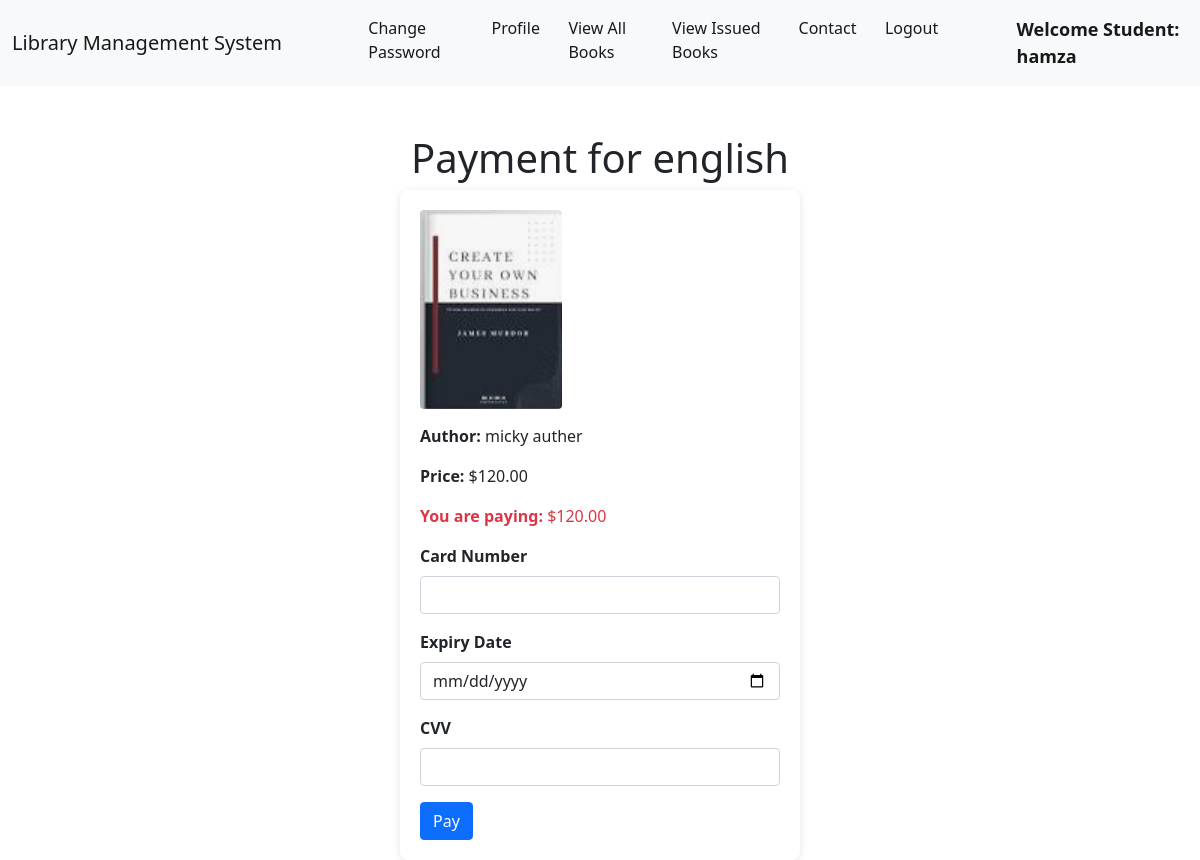
/payment/1/ (signed in), run on the app's committed database.
### library/models.py (models this page shows, shortened)
class BookRequest(models.Model):
    STATUS_CHOICES = [
        ('request', 'Request'),
        ('pending', 'Pending'),
        ('approved', 'Approved'),
        ('denied', 'Denied'),
    ]
    student = models.ForeignKey(Student, on_delete=models.CASCADE)
    book = models.ForeignKey(Book, on_delete=models.CASCADE)
    status = models.CharField(max_length=10, choices=STATUS_CHOICES, default='request')
    created_at = models.DateTimeField(auto_now_add=True)

class Book(models.Model):
    name = models.CharField(max_length=200)
    author = models.CharField(max_length=200)
    isbn = models.CharField(max_length=50) # Ensure ISBN is unique
    category = models.CharField(max_length=50)
    cover_image = models.ImageField(upload_to='covers/', null=True, blank=True)  # Allow null and blank
    pdf_file = models.FileField(upload_to='pdfs/', null=True, blank=True)  # Allow null and blank
    price = models.DecimalField(max_digits=10, decimal_places=2, default=0.00)  # Add price field

### library/views.py (the view, shortened to what this page needs)
# urls.py: path('payment/<int:book_request_id>/', views.payment_view, name='payment_view'),
@login_required(login_url='/student_login')
def payment_view(request, book_request_id):
    book_request = get_object_or_404(BookRequest, id=book_request_id)
    return render(request, 'payment.html', {'book_request': book_request})

### library/templates/payment.html (shortened to what this page needs)
{% extends 'student_navbar.html' %}
{% load static %}
{% block body %}
<div class="container mt-4">
    <h1 class="text-center">Payment for {{ book_request.book.name }}</h1>
    <div class="payment-card">
        <img src="{{ book_request.book.cover_image.url }}" alt="{{ book_request.book.name }} cover" class="img-fluid">
        <p><strong>Author:</strong> {{ book_request.book.author }}</p>
        <p><strong>Price:</strong> ${{ book_request.book.price|floatformat:2 }}</p>
        <p class="text-danger"><strong>You are paying:</strong> ${{ book_request.book.price|floatformat:2 }}</p>
        <form method="post">
            <div class="mb-3">
                <label for="card_number" class="form-label">Card Number</label>
                <input type="text" class="form-control" id="card_number" name="card_number" required>
            </div>
            <div class="mb-3">
                <label for="expiry_date" class="form-label">Expiry Date</label>
                <input type="date" class="form-control" id="expiry_date" name="expiry_date" required>
            </div>
            <div class="mb-3">
                <label for="cvv" class="form-label">CVV</label>
                <input type="number" class="form-control" id="cvv" name="cvv" min="100" max="999" required>
            </div>
            <button type="submit" class="btn btn-primary btn-block">Pay</button>
        </form>
    </div>
</div>
{% endblock %}

### library/templates/student_navbar.html (shortened to what this page needs)
<!doctype html>
<html lang="en">
  <head>
    <link href="https://cdn.jsdelivr.net/npm/bootstrap@5.1.0/dist/css/bootstrap.min.css" rel="stylesheet">
    <link rel="stylesheet" href="https://cdn.datatables.net/1.10.25/css/jquery.dataTables.min.css">
    <link rel="stylesheet" href="https://cdn.datatables.net/buttons/1.7.1/css/buttons.dataTables.min.css">
  </head>
  <body>
    <nav class="navbar navbar-expand-lg navbar-light bg-light sticky-top">
        <div class="container-fluid">
          <a class="navbar-brand" href="#">Library Management System</a>
          <div class="collapse navbar-collapse" id="navbarSupportedContent">
            <ul class="navbar-nav me-auto mb-2 mb-lg-0">
              <li class="nav-item">
                <a class="nav-link active" aria-current="page" href="/change_password/">Change Password</a>
              </li>
              <li class="nav-item">
                <a class="nav-link active" aria-current="page" href="/profile/">Profile</a>
              </li>
              <li class="nav-item">
                <a class="nav-link active" aria-current="page" href="/books/">View All Books</a>
              </li>
              <li class="nav-item">
                <a class="nav-link active" aria-current="page" href="/student_issued_books/">View Issued Books</a>
              </li>
              <li class="nav-item">
                <a class="nav-link active" aria-current="page" href="{% url "contact" %}">Contact</a>
              </li>
              <li class="nav-item">
                <a class="nav-link active" aria-current="page" href="/logout/">Logout</a>
              </li>
              <li class="nav-item">
                <a style="font-weight:600; font-family:'Segoe UI', Tahoma, Geneva, Verdana, sans-serif; font-size: large;" class="nav-link active" href="#">Welcome Student: {{request.user}}</a>
              </li>
            </ul>
          </div>
        </div>
      </nav>
      {% block body %}
      {% endblock %}
  </body>
</html>

### library/templates/payment.html (style rules this page uses)
.payment-card { background: #fff; border-radius: 8px; box-shadow: 0 2px 10px rgba(0, 0, 0, 0.1); padding: 20px; max-width: 400px; margin: auto; }
.payment-card img { border-radius: 4px; margin-bottom: 15px; }
.form-label { font-weight: bold; }

### data on the page
BookRequest: book.name "english", book.cover_image (picture), book.author "micky auther", book.price "120.00"

### other printed values
{{ request.user }} "hamza"
